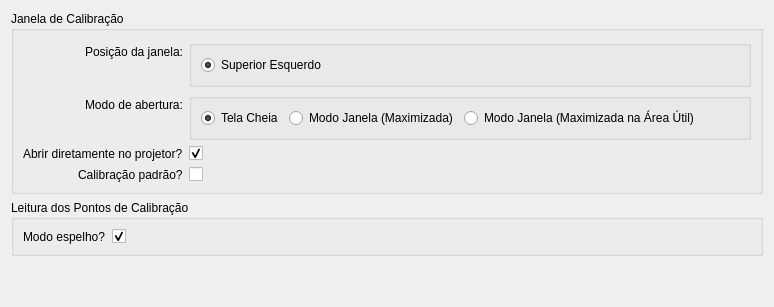
     <widget class="QWidget" name="tab_manual_calibration">
      <attribute name="title">
       <string>Calibração Manual</string>
      </attribute>
      <layout class="QVBoxLayout" name="lay_calibracao_manual">
       <item>
        <widget class="QGroupBox" name="grp_window_manual">
         <property name="title">
          <string>Janela de Calibração</string>
         </property>
         <layout class="QFormLayout" name="frm_janela_manual">
          <property name="labelAlignment">
           <set>Qt::AlignmentFlag::AlignRight|Qt::AlignmentFlag::AlignTrailing|Qt::AlignmentFlag::AlignVCenter</set>
          </property>
          <item row="0" column="0">
           <widget class="QLabel" name="lbl_window_position_manual">
            <property name="text">
             <string>Posição da janela:</string>
            </property>
           </widget>
          </item>
          <item row="0" column="1">
           <widget class="QGroupBox" name="grp_window_position_manual">
            <property name="title">
             <string/>
            </property>
            <layout class="QHBoxLayout" name="horizontalLayout_window_position_manual">
             <item>
              <widget class="QRadioButton" name="rb_top_left_manual">
               <property name="text">
                <string>Superior Esquerdo</string>
               </property>
               <property name="checked">
                <bool>true</bool>
               </property>
               <property name="dataclass_property" stdset="0">
                <string notr="true">manual_window_position_manual</string>
               </property>
               <property name="dataclass_property_value" stdset="0">
                <string notr="true">topLeft</string>
               </property>
              </widget>
             </item>
             <item>
              <spacer name="hs_window_position_manual">
               <property name="orientation">
                <enum>Qt::Orientation::Horizontal</enum>
               </property>
               <property name="sizeHint" stdset="0">
                <size>
                 <width>40</width>
                 <height>20</height>
                </size>
               </property>
              </spacer>
             </item>
            </layout>
           </widget>
          </item>
          <item row="1" column="0">
           <widget class="QLabel" name="lbl_window_open_manual">
            <property name="text">
             <string>Modo de abertura:</string>
            </property>
           </widget>
          </item>
          <item row="1" column="1">
           <widget class="QGroupBox" name="grp_window_open_manual">
            <property name="title">
             <string/>
            </property>
            <layout class="QHBoxLayout" name="horizontalLayout_abertura_janela_manual">
             <item>
              <widget class="QRadioButton" name="rb_window_full_screen_manual">
               <property name="text">
                <string>Tela Cheia</string>
               </property>
               <property name="checked">
                <bool>true</bool>
               </property>
               <property name="dataclass_property" stdset="0">
                <string notr="true">manual_window_open_manual</string>
               </property>
               <property name="dataclass_property_value" stdset="0">
                <string notr="true">1</string>
               </property>
              </widget>
             </item>
             <item>
              <widget class="QRadioButton" name="rb_window_maximized_screen_manual">
               <property name="text">
                <string>Modo Janela (Maximizada)</string>
               </property>
               <property name="dataclass_property" stdset="0">
                <string notr="true">manual_window_open_manual</string>
               </property>
               <property name="dataclass_property_value" stdset="0">
                <string notr="true">2</string>
               </property>
              </widget>
             </item>
             <item>
              <widget class="QRadioButton" name="rb_window_maximized_screen_util_manual">
               <property name="text">
                <string>Modo Janela (Maximizada na Área Útil)</string>
               </property>
               <property name="dataclass_property" stdset="0">
                <string notr="true">manual_window_open_manual</string>
               </property>
               <property name="dataclass_property_value" stdset="0">
                <string notr="true">3</string>
               </property>
              </widget>
             </item>
             <item>
              <spacer name="hs_window_open_manual">
               <property name="orientation">
                <enum>Qt::Orientation::Horizontal</enum>
               </property>
               <property name="sizeHint" stdset="0">
                <size>
                 <width>40</width>
                 <height>20</height>
                </size>
               </property>
              </spacer>
             </item>
            </layout>
           </widget>
          </item>
          <item row="2" column="0">
           <widget class="QLabel" name="lbl_open_projector_manual">
            <property name="text">
             <string>Abrir diretamente no projetor?</string>
            </property>
           </widget>
          </item>
          <item row="2" column="1">
           <widget class="QCheckBox" name="chk_open_projector_manual">
            <property name="text">
             <string/>
            </property>
            <property name="checked">
             <bool>true</bool>
            </property>
            <property name="dataclass_property" stdset="0">
             <string notr="true">manual_open_projector_manual</string>
            </property>
           </widget>
          </item>
          <item row="3" column="0">
           <widget class="QLabel" name="lbl_default_calibration_manual">
            <property name="text">
             <string>Calibração padrão?</string>
            </property>
           </widget>
          </item>
          <item row="3" column="1">
           <widget class="QCheckBox" name="chk_default_calibration_manual">
            <property name="text">
             <string/>
            </property>
            <property name="checked">
             <bool>false</bool>
            </property>
            <property name="dataclass_property" stdset="0">
             <string notr="true">manual_default_calibration_manual</string>
            </property>
           </widget>
          </item>
         </layout>
        </widget>
       </item>
       <item>
        <widget class="QGroupBox" name="grp_calibration_points_manual">
         <property name="title">
          <string>Leitura dos Pontos de Calibração</string>
         </property>
         <layout class="QFormLayout" name="frm_pontos_calibracao_manual">
          <property name="labelAlignment">
           <set>Qt::AlignmentFlag::AlignRight|Qt::AlignmentFlag::AlignTrailing|Qt::AlignmentFlag::AlignVCenter</set>
          </property>
          <item row="0" column="0">
           <widget class="QLabel" name="lbl_mirror_mode_manual">
            <property name="text">
             <string>Modo espelho?</string>
            </property>
           </widget>
          </item>
          <item row="0" column="1">
           <widget class="QCheckBox" name="chk_mirror_mode_manual">
            <property name="text">
             <string/>
            </property>
            <property name="checked">
             <bool>true</bool>
            </property>
            <property name="dataclass_property" stdset="0">
             <string notr="true">manual_mirror_mode_manual</string>
            </property>
           </widget>
          </item>
         </layout>
        </widget>
       </item>
       <item>
        <spacer name="vs_calibration_manual">
         <property name="orientation">
          <enum>Qt::Orientation::Vertical</enum>
         </property>
         <property name="sizeHint" stdset="0">
          <size>
           <width>20</width>
           <height>40</height>
          </size>
         </property>
        </spacer>
       </item>
      </layout>
     </widget>
